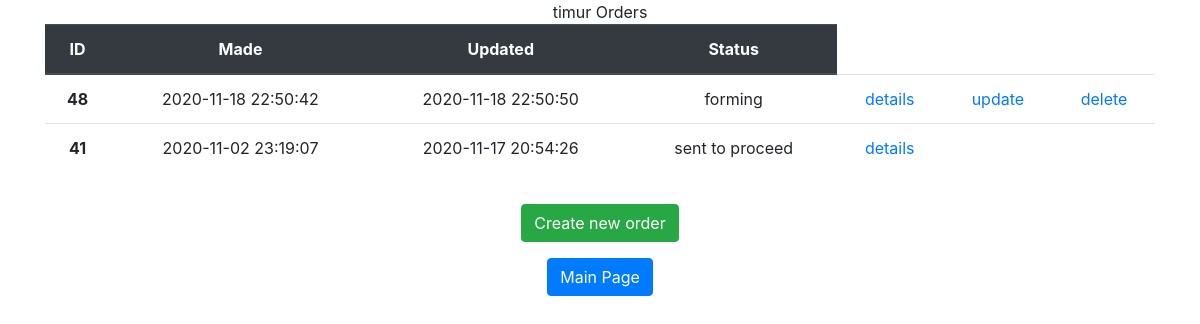
Screenshot of /order/ (signed in) with the database file from the repository.
### authapp/models.py (models this page shows, shortened)
class ShopUser(AbstractUser):
    avatar = models.ImageField(upload_to='users_avatars', blank=True)
    age = models.PositiveSmallIntegerField(verbose_name='age', default=18)
    activation_key = models.CharField(max_length=128, blank=True)
    activation_key_expires = models.DateTimeField(default=(now() + timedelta(hours=48)))

### ordersapp/models.py (models this page shows, shortened)
class Order(models.Model):
    FORMING = 'FM'
    SENT_TO_PROCEED = 'STP'
    PROCEEDED = 'PRD'
    PAID = 'PD'
    READY = 'RDY'
    DONE = 'DN'
    CANCEL = 'CNL'
    ORDER_STATUS_CHOICES = (
        (FORMING, 'forming'),
        (SENT_TO_PROCEED, 'sent to proceed'),
        (PROCEEDED, 'proceeded'),
        (PAID, 'paid'),
        (READY, 'ready'),
        (DONE, 'done'),
        (CANCEL, 'canceled')
    )
    user = models.ForeignKey(settings.AUTH_USER_MODEL, on_delete=models.CASCADE, verbose_name='user')
    created = models.DateTimeField(verbose_name='made', auto_now_add=True)
    updated = models.DateTimeField(verbose_name='updated', auto_now=True)
    status = models.CharField(verbose_name='status', max_length=3, choices=ORDER_STATUS_CHOICES, default=FORMING)
    paid = models.DateTimeField(verbose_name='payment_status', auto_now=False, null=True)
    is_active = models.BooleanField(verbose_name='active', default=True, db_index=True)
    class Meta:
        ordering = ('-created',)
        verbose_name = 'order'
        verbose_name_plural = 'orders'

### ordersapp/views.py (the view)
# urls.py: path('', ordersapp.OrderList.as_view(), name='orders_list'),
class OrderList(ListView):
    model = Order
    @method_decorator(login_required())
    def dispatch(self, *args, **kwargs):
        return super().dispatch(*args, **kwargs)
    def get_queryset(self):
        return Order.objects.filter(user=self.request.user).select_related()

### mainapp/context_processors.py (called while the page is built)
def shopping_cart(request):
    shopping_cart = []
    if request.user.is_authenticated:
        shopping_cart = request.user.shopping_cart.select_related()
    return {
        'shopping_cart':
            shopping_cart,
    }

### ordersapp/templates/ordersapp/order_list.html
{% extends 'ordersapp/base.html' %}
{% load static %}
{% block content %}
    <div class="container text-center">
    <div class="row">
        <div class="col">
            {% if user.first_name %}
            {{ user.first_name }}
                {% else %}
                User
            {% endif %} Orders
        </div>
    </div>
    </div>
    <div class="container text-center">
    <div class="row">
        <div class="col">
            <table class="table">
  <thead class="thead-dark">
    <tr>
      <th scope="col">ID</th>
      <th scope="col">Made</th>
      <th scope="col">Updated</th>
      <th scope="col">Status</th>
    </tr>
  </thead>
                <tbody>
                {% for item in object_list %}
                {% if item.is_active %}
                <tr>
                    <th scope="row">{{ item.pk }}</th>
                    <td>{{ item.created|date:"Y-m-d H:i:s" }}</td>
                    <td>{{ item.updated|date:"Y-m-d H:i:s" }}</td>
                    <td>{{ item.get_status_display }}</td>
                    <td>
                        <a href="{% url 'ordersapp:order_read' item.pk %}"> details</a>
                    </td>
                    <td>
                        {% if item.status == 'FM' %}
                        <a href="{% url 'ordersapp:order_update' item.pk %}">update</a>
                        {% endif %}
                    </td>
                    <td>
                        {% if item.status == 'FM' %}
                        <a href="{% url 'ordersapp:order_delete' item.pk %}">delete</a>
                        {% endif %}
                    </td>
                </tr>
            {% endif %}
            {% endfor %}
                </tbody>
            </table>
        </div>
    </div>
    </div>
    <div class="container text-center mt-3">
    <div class="row">
        <div class="col">
            <a href="{% url 'ordersapp:order_create' %}" class="btn btn-success" role="button">Create new order</a>
        </div>
    </div>
    </div>
    <div class="container text-center mt-3">
    <div class="row">
        <div class="col">
            <a href="{% url 'main' %}" class="btn btn-primary" role="button">Main Page</a>
        </div>
    </div>
    </div>
{% endblock %}

### rows the page displays
ShopUser: first_name "timur"
Order: pk "48", created "2020-11-18 22:50:42", updated "2020-11-18 22:50:50", status "forming", shows "delete"
Order: pk "41", created "2020-11-02 23:19:07", updated "2020-11-17 20:54:26", status "sent to proceed"
